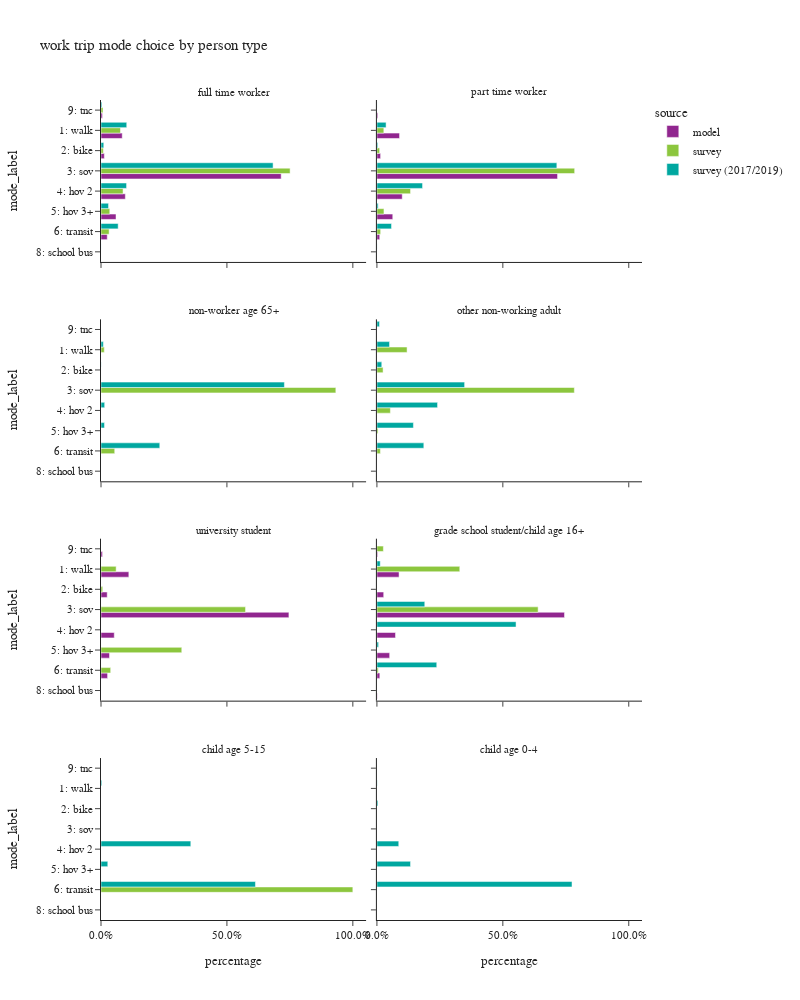

The notebook cell this image was saved under:
### Code cell
plot_mode_choice(wk_trip,"pptyp_label",
                 {"pptyp_label":["full time worker","part time worker","non-worker age 65+","other non-working adult",
                                 "university student","grade school student/child age 16+","child age 5-15","child age 0-4"],
                  "mode_label":["1: walk","2: bike","3: sov","4: hov 2","5: hov 3+","6: transit",
                                   "8: school bus","9: other–survey only"]},
                  "person type",2,1000)

### Figure 1 — Plotly figure (JSON) as saved in the notebook; plotly's stock layout.template omitted (floating-point values rounded to 4 significant figures)
{"data": [{"alignmentgroup": "True", "customdata": [[141919], [22402], [1204132], [162666], [100374], [41714], [9896]], "hovertemplate": "source=model<br>pptyp_label=full time worker<br>percentage=%{x}<br>mode_label=%{y}<br>sample count=%{customdata[0]}<extra></extra>", "legendgroup": "model", "marker": {"color": "#91268F", "pattern": {"shape": ""}}, "name": "model", "offsetgroup": "model", "orientation": "h", "showlegend": true, "textposition": "auto", "type": "bar", "x": [0.08432, 0.01331, 0.7154, 0.09665, 0.05964, 0.02478, 0.00588], "xaxis": "x7", "y": ["1: walk", "2: bike", "3: sov", "4: hov 2", "5: hov 3+", "6: transit", "9: tnc"], "yaxis": "y7"}, {"alignmentgroup": "True", "customdata": [[27493], [4476], [219401], [30765], [19256], [3411], [1095]], "hovertemplate": "source=model<br>pptyp_label=part time worker<br>percentage=%{x}<br>mode_label=%{y}<br>sample count=%{customdata[0]}<extra></extra>", "legendgroup": "model", "marker": {"color": "#91268F", "pattern": {"shape": ""}}, "name": "model", "offsetgroup": "model", "orientation": "h", "showlegend": false, "textposition": "auto", "type": "bar", "x": [0.08988, 0.01463, 0.7172, 0.1006, 0.06295, 0.01115, 0.00358], "xaxis": "x8", "y": ["1: walk", "2: bike", "3: sov", "4: hov 2", "5: hov 3+", "6: transit", "9: tnc"], "yaxis": "y8"}, {"alignmentgroup": "True", "customdata": [[2546], [568], [17186], [1213], [778], [602], [139]], "hovertemplate": "source=model<br>pptyp_label=university student<br>percentage=%{x}<br>mode_label=%{y}<br>sample count=%{customdata[0]}<extra></extra>", "legendgroup": "model", "marker": {"color": "#91268F", "pattern": {"shape": ""}}, "name": "model", "offsetgroup": "model", "orientation": "h", "showlegend": false, "textposition": "auto", "type": "bar", "x": [0.1105, 0.02466, 0.7462, 0.05267, 0.03378, 0.02614, 0.006035], "xaxis": "x3", "y": ["1: walk", "2: bike", "3: sov", "4: hov 2", "5: hov 3+", "6: transit", "9: tnc"], "yaxis": "y3"}, {"alignmentgroup": "True", "customdata": [[2066], [634], [17509], [1733], [1190], [273], [30], [70]], "hovertemplate": "source=model<br>pptyp_label=grade school student/child age 16+<br>percentage=%{x}<br>mode_label=%{y}<br>sample count=%{customdata[0]}<extra></extra>", "legendgroup": "model", "marker": {"color": "#91268F", "pattern": {"shape": ""}}, "name": "model", "offsetgroup": "model", "orientation": "h", "showlegend": false, "textposition": "auto", "type": "bar", "x": [0.0879, 0.02697, 0.7449, 0.07373, 0.05063, 0.01161, 0.001276, 0.002978], "xaxis": "x4", "y": ["1: walk", "2: bike", "3: sov", "4: hov 2", "5: hov 3+", "6: transit", "8: school bus", "9: tnc"], "yaxis": "y4"}, {"alignmentgroup": "True", "customdata": [[290], [103], [1326], [103], [48], [208], [11]], "hovertemplate": "source=survey<br>pptyp_label=full time worker<br>percentage=%{x}<br>mode_label=%{y}<br>sample count=%{customdata[0]}<extra></extra>", "legendgroup": "survey", "marker": {"color": "#8CC63E", "pattern": {"shape": ""}}, "name": "survey", "offsetgroup": "survey", "orientation": "h", "showlegend": true, "textposition": "auto", "type": "bar", "x": [0.0773, 0.00923, 0.7509, 0.08757, 0.03482, 0.03225, 0.00792], "xaxis": "x7", "y": ["1: walk", "2: bike", "3: sov", "4: hov 2", "5: hov 3+", "6: transit", "9: tnc"], "yaxis": "y7"}, {"alignmentgroup": "True", "customdata": [[35], [17], [231], [31], [7], [23], [2]], "hovertemplate": "source=survey<br>pptyp_label=part time worker<br>percentage=%{x}<br>mode_label=%{y}<br>sample count=%{customdata[0]}<extra></extra>", "legendgroup": "survey", "marker": {"color": "#8CC63E", "pattern": {"shape": ""}}, "name": "survey", "offsetgroup": "survey", "orientation": "h", "showlegend": false, "textposition": "auto", "type": "bar", "x": [0.02748, 0.01081, 0.7852, 0.1335, 0.02799, 0.01483, 0.0001284], "xaxis": "x8", "y": ["1: walk", "2: bike", "3: sov", "4: hov 2", "5: hov 3+", "6: transit", "9: tnc"], "yaxis": "y8"}, {"alignmentgroup": "True", "customdata": [[1], [5], [1]], "hovertemplate": "source=survey<br>pptyp_label=non-worker age 65+<br>percentage=%{x}<br>mode_label=%{y}<br>sample count=%{customdata[0]}<extra></extra>", "legendgroup": "survey", "marker": {"color": "#8CC63E", "pattern": {"shape": ""}}, "name": "survey", "offsetgroup": "survey", "orientation": "h", "showlegend": false, "textposition": "auto", "type": "bar", "x": [0.01301, 0.9325, 0.05447], "xaxis": "x5", "y": ["1: walk", "3: sov", "6: transit"], "yaxis": "y5"}, {"alignmentgroup": "True", "customdata": [[2], [1], [10], [2], [2], [4]], "hovertemplate": "source=survey<br>pptyp_label=other non-working adult<br>percentage=%{x}<br>mode_label=%{y}<br>sample count=%{customdata[0]}<extra></extra>", "legendgroup": "survey", "marker": {"color": "#8CC63E", "pattern": {"shape": ""}}, "name": "survey", "offsetgroup": "survey", "orientation": "h", "showlegend": false, "textposition": "auto", "type": "bar", "x": [0.1198, 0.02448, 0.784, 0.05348, 0.004463, 0.01382], "xaxis": "x6", "y": ["1: walk", "2: bike", "3: sov", "4: hov 2", "5: hov 3+", "6: transit"], "yaxis": "y6"}, {"alignmentgroup": "True", "customdata": [[19], [2], [17], [3], [10]], "hovertemplate": "source=survey<br>pptyp_label=university student<br>percentage=%{x}<br>mode_label=%{y}<br>sample count=%{customdata[0]}<extra></extra>", "legendgroup": "survey", "marker": {"color": "#8CC63E", "pattern": {"shape": ""}}, "name": "survey", "offsetgroup": "survey", "orientation": "h", "showlegend": false, "textposition": "auto", "type": "bar", "x": [0.06014, 0.0068, 0.5739, 0.3207, 0.03846], "xaxis": "x3", "y": ["1: walk", "2: bike", "3: sov", "5: hov 3+", "6: transit"], "yaxis": "y3"}, {"alignmentgroup": "True", "customdata": [[2], [8], [1], [1]], "hovertemplate": "source=survey<br>pptyp_label=grade school student/child age 16+<br>percentage=%{x}<br>mode_label=%{y}<br>sample count=%{customdata[0]}<extra></extra>", "legendgroup": "survey", "marker": {"color": "#8CC63E", "pattern": {"shape": ""}}, "name": "survey", "offsetgroup": "survey", "orientation": "h", "showlegend": false, "textposition": "auto", "type": "bar", "x": [0.329, 0.6401, 0.005255, 0.02561], "xaxis": "x4", "y": ["1: walk", "3: sov", "6: transit", "9: tnc"], "yaxis": "y4"}, {"alignmentgroup": "True", "customdata": [[1]], "hovertemplate": "source=survey<br>pptyp_label=child age 5-15<br>percentage=%{x}<br>mode_label=%{y}<br>sample count=%{customdata[0]}<extra></extra>", "legendgroup": "survey", "marker": {"color": "#8CC63E", "pattern": {"shape": ""}}, "name": "survey", "offsetgroup": "survey", "orientation": "h", "showlegend": false, "textposition": "auto", "type": "bar", "x": [1.0], "xaxis": "x", "y": ["6: transit"], "yaxis": "y"}, {"alignmentgroup": "True", "customdata": [[1298], [195], [2938], [481], [134], [1299], [4], [75]], "hovertemplate": "source=survey (2017/2019)<br>pptyp_label=full time worker<br>percentage=%{x}<br>mode_label=%{y}<br>sample count=%{customdata[0]}<extra></extra>", "legendgroup": "survey (2017/2019)", "marker": {"color": "#00A7A0", "pattern": {"shape": ""}}, "name": "survey (2017/2019)", "offsetgroup": "survey (2017/2019)", "orientation": "h", "showlegend": true, "textposition": "auto", "type": "bar", "x": [0.1022, 0.01104, 0.6833, 0.1015, 0.02994, 0.06816, 0.0001825, 0.003615], "xaxis": "x7", "y": ["1: walk", "2: bike", "3: sov", "4: hov 2", "5: hov 3+", "6: transit", "8: school bus", "9: tnc"], "yaxis": "y7"}, {"alignmentgroup": "True", "customdata": [[145], [36], [477], [87], [35], [137], [8], [13]], "hovertemplate": "source=survey (2017/2019)<br>pptyp_label=part time worker<br>percentage=%{x}<br>mode_label=%{y}<br>sample count=%{customdata[0]}<extra></extra>", "legendgroup": "survey (2017/2019)", "marker": {"color": "#00A7A0", "pattern": {"shape": ""}}, "name": "survey (2017/2019)", "offsetgroup": "survey (2017/2019)", "orientation": "h", "showlegend": false, "textposition": "auto", "type": "bar", "x": [0.03647, 0.003566, 0.7145, 0.1812, 0.004982, 0.05801, 0.0006568, 0.0005867], "xaxis": "x8", "y": ["1: walk", "2: bike", "3: sov", "4: hov 2", "5: hov 3+", "6: transit", "8: school bus", "9: tnc"], "yaxis": "y8"}, {"alignmentgroup": "True", "customdata": [[9], [1], [31], [1], [1], [7]], "hovertemplate": "source=survey (2017/2019)<br>pptyp_label=non-worker age 65+<br>percentage=%{x}<br>mode_label=%{y}<br>sample count=%{customdata[0]}<extra></extra>", "legendgroup": "survey (2017/2019)", "marker": {"color": "#00A7A0", "pattern": {"shape": ""}}, "name": "survey (2017/2019)", "offsetgroup": "survey (2017/2019)", "orientation": "h", "showlegend": false, "textposition": "auto", "type": "bar", "x": [0.00932, 0.0004637, 0.7283, 0.01463, 0.01395, 0.2334], "xaxis": "x5", "y": ["1: walk", "2: bike", "3: sov", "4: hov 2", "5: hov 3+", "6: transit"], "yaxis": "y5"}, {"alignmentgroup": "True", "customdata": [[16], [6], [54], [18], [6], [25], [3]], "hovertemplate": "source=survey (2017/2019)<br>pptyp_label=other non-working adult<br>percentage=%{x}<br>mode_label=%{y}<br>sample count=%{customdata[0]}<extra></extra>", "legendgroup": "survey (2017/2019)", "marker": {"color": "#00A7A0", "pattern": {"shape": ""}}, "name": "survey (2017/2019)", "offsetgroup": "survey (2017/2019)", "orientation": "h", "showlegend": false, "textposition": "auto", "type": "bar", "x": [0.05008, 0.0193, 0.3483, 0.2408, 0.145, 0.1863, 0.01028], "xaxis": "x6", "y": ["1: walk", "2: bike", "3: sov", "4: hov 2", "5: hov 3+", "6: transit", "9: tnc"], "yaxis": "y6"}, {"alignmentgroup": "True", "customdata": [[3], [3], [3], [1], [2]], "hovertemplate": "source=survey (2017/2019)<br>pptyp_label=grade school student/child age 16+<br>percentage=%{x}<br>mode_label=%{y}<br>sample count=%{customdata[0]}<extra></extra>", "legendgroup": "survey (2017/2019)", "marker": {"color": "#00A7A0", "pattern": {"shape": ""}}, "name": "survey (2017/2019)", "offsetgroup": "survey (2017/2019)", "orientation": "h", "showlegend": false, "textposition": "auto", "type": "bar", "x": [0.01319, 0.1901, 0.5525, 0.006616, 0.2376], "xaxis": "x4", "y": ["1: walk", "3: sov", "4: hov 2", "5: hov 3+", "6: transit"], "yaxis": "y4"}, {"alignmentgroup": "True", "customdata": [[3], [3], [4], [3]], "hovertemplate": "source=survey (2017/2019)<br>pptyp_label=child age 5-15<br>percentage=%{x}<br>mode_label=%{y}<br>sample count=%{customdata[0]}<extra></extra>", "legendgroup": "survey (2017/2019)", "marker": {"color": "#00A7A0", "pattern": {"shape": ""}}, "name": "survey (2017/2019)", "offsetgroup": "survey (2017/2019)", "orientation": "h", "showlegend": false, "textposition": "auto", "type": "bar", "x": [0.003228, 0.3566, 0.02694, 0.6133], "xaxis": "x", "y": ["1: walk", "4: hov 2", "5: hov 3+", "6: transit"], "yaxis": "y"}, {"alignmentgroup": "True", "customdata": [[1], [1], [2], [10], [1]], "hovertemplate": "source=survey (2017/2019)<br>pptyp_label=child age 0-4<br>percentage=%{x}<br>mode_label=%{y}<br>sample count=%{customdata[0]}<extra></extra>", "legendgroup": "survey (2017/2019)", "marker": {"color": "#00A7A0", "pattern": {"shape": ""}}, "name": "survey (2017/2019)", "offsetgroup": "survey (2017/2019)", "orientation": "h", "showlegend": false, "textposition": "auto", "type": "bar", "x": [0.001026, 0.004058, 0.08671, 0.1335, 0.7747], "xaxis": "x2", "y": ["1: walk", "2: bike", "4: hov 2", "5: hov 3+", "6: transit"], "yaxis": "y2"}], "layout": {"annotations": [{"font": {}, "showarrow": false, "text": "child age 5-15", "x": 0.245, "xanchor": "center", "xref": "paper", "y": 0.1975, "yanchor": "bottom", "yref": "paper"}, {"font": {}, "showarrow": false, "text": "child age 0-4", "x": 0.755, "xanchor": "center", "xref": "paper", "y": 0.1975, "yanchor": "bottom", "yref": "paper"}, {"font": {}, "showarrow": false, "text": "university student", "x": 0.245, "xanchor": "center", "xref": "paper", "y": 0.465, "yanchor": "bottom", "yref": "paper"}, {"font": {}, "showarrow": false, "text": "grade school student/child age 16+", "x": 0.755, "xanchor": "center", "xref": "paper", "y": 0.465, "yanchor": "bottom", "yref": "paper"}, {"font": {}, "showarrow": false, "text": "non-worker age 65+", "x": 0.245, "xanchor": "center", "xref": "paper", "y": 0.7325, "yanchor": "bottom", "yref": "paper"}, {"font": {}, "showarrow": false, "text": "other non-working adult", "x": 0.755, "xanchor": "center", "xref": "paper", "y": 0.7325, "yanchor": "bottom", "yref": "paper"}, {"font": {}, "showarrow": false, "text": "full time worker", "x": 0.245, "xanchor": "center", "xref": "paper", "y": 1.0, "yanchor": "bottom", "yref": "paper"}, {"font": {}, "showarrow": false, "text": "part time worker", "x": 0.755, "xanchor": "center", "xref": "paper", "y": 1.0, "yanchor": "bottom", "yref": "paper"}], "barmode": "group", "height": 1000, "legend": {"title": {"text": "source"}, "tracegroupgap": 0}, "title": {"text": "work trip mode choice by person type"}, "width": 800, "xaxis": {"anchor": "y", "domain": [0.0, 0.49], "tickformat": ".1%", "title": {"text": "percentage"}}, "xaxis2": {"anchor": "y2", "domain": [0.51, 1.0], "matches": "x", "tickformat": ".1%", "title": {"text": "percentage"}}, "xaxis3": {"anchor": "y3", "domain": [0.0, 0.49], "matches": "x", "showticklabels": false, "tickformat": ".1%"}, "xaxis4": {"anchor": "y4", "domain": [0.51, 1.0], "matches": "x", "showticklabels": false, "tickformat": ".1%"}, "xaxis5": {"anchor": "y5", "domain": [0.0, 0.49], "matches": "x", "showticklabels": false, "tickformat": ".1%"}, "xaxis6": {"anchor": "y6", "domain": [0.51, 1.0], "matches": "x", "showticklabels": false, "tickformat": ".1%"}, "xaxis7": {"anchor": "y7", "domain": [0.0, 0.49], "matches": "x", "showticklabels": false, "tickformat": ".1%"}, "xaxis8": {"anchor": "y8", "domain": [0.51, 1.0], "matches": "x", "showticklabels": false, "tickformat": ".1%"}, "yaxis": {"anchor": "x", "categoryarray": ["9: other–survey only", "8: school bus", "6: transit", "5: hov 3+", "4: hov 2", "3: sov", "2: bike", "1: walk"], "categoryorder": "array", "domain": [0.0, 0.1975], "title": {"text": "mode_label"}}, "yaxis2": {"anchor": "x2", "domain": [0.0, 0.1975], "matches": "y", "showticklabels": false}, "yaxis3": {"anchor": "x3", "categoryarray": ["9: other–survey only", "8: school bus", "6: transit", "5: hov 3+", "4: hov 2", "3: sov", "2: bike", "1: walk"], "categoryorder": "array", "domain": [0.2675, 0.465], "matches": "y", "title": {"text": "mode_label"}}, "yaxis4": {"anchor": "x4", "domain": [0.2675, 0.465], "matches": "y", "showticklabels": false}, "yaxis5": {"anchor": "x5", "categoryarray": ["9: other–survey only", "8: school bus", "6: transit", "5: hov 3+", "4: hov 2", "3: sov", "2: bike", "1: walk"], "categoryorder": "array", "domain": [0.535, 0.7325], "matches": "y", "title": {"text": "mode_label"}}, "yaxis6": {"anchor": "x6", "domain": [0.535, 0.7325], "matches": "y", "showticklabels": false}, "yaxis7": {"anchor": "x7", "categoryarray": ["9: other–survey only", "8: school bus", "6: transit", "5: hov 3+", "4: hov 2", "3: sov", "2: bike", "1: walk"], "categoryorder": "array", "domain": [0.8025, 1.0], "matches": "y", "title": {"text": "mode_label"}}, "yaxis8": {"anchor": "x8", "domain": [0.8025, 1.0], "matches": "y", "showticklabels": false}}}
